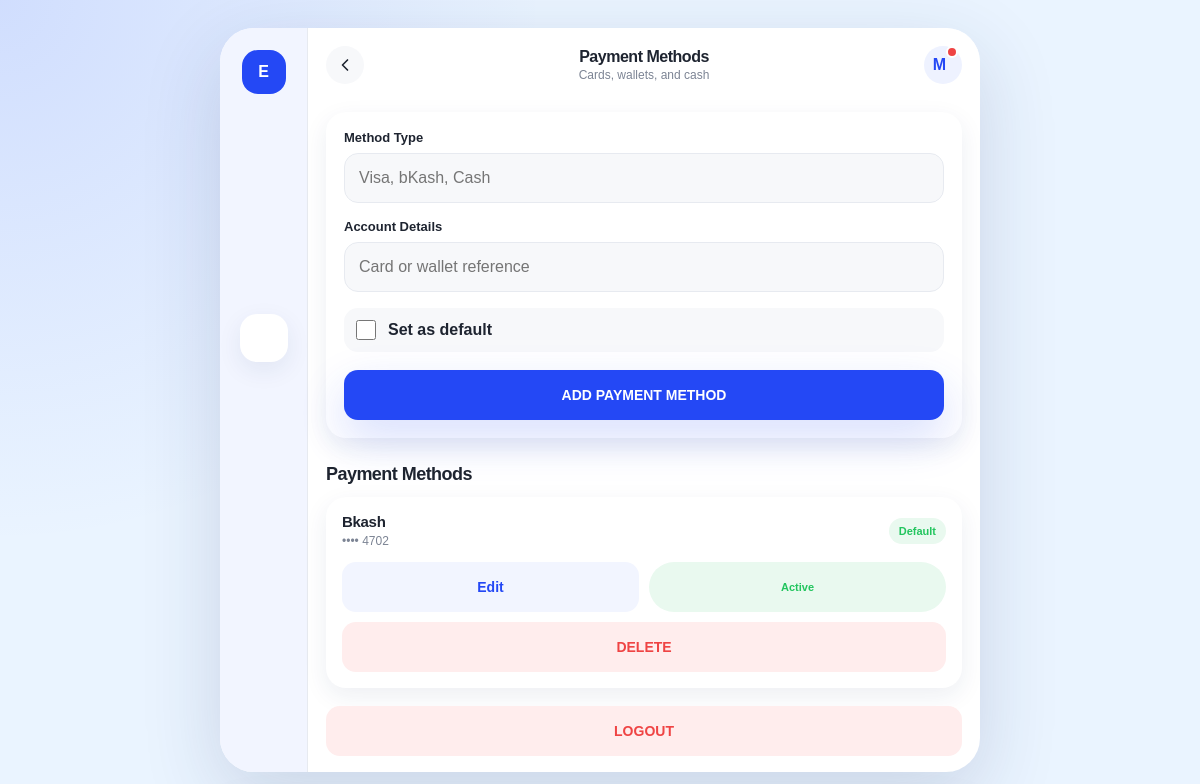
/payment_methods/index.php (signed in), run on the app's committed database.
### tables this page shows
CREATE TABLE `payment_method` (
  `payment_method_id` int(11) NOT NULL,
  `method_type` varchar(30) NOT NULL,
  `account_details` varchar(255) DEFAULT NULL,
  `is_default` tinyint(1) DEFAULT 0,
  `expense_id` int(11) DEFAULT NULL,
  `user_id` int(11) DEFAULT NULL
);

### payment_methods/index.php (the view, shortened to what this page needs)
<?php
require_once "../config/database.php";
$user_id = (int) $_SESSION["user_id"];
function mask_detail($value) {
    $value = trim((string) $value);
    $last = substr($value, -4);
    return "•••• " . $last;
}
$edit_method = null;
$stmt = $conn->prepare("SELECT * FROM payment_method WHERE user_id = ? ORDER BY is_default DESC, method_type");
$stmt->bind_param("i", $user_id); $stmt->execute(); $methods = $stmt->get_result();
include "../includes/header.php";
?>
<form class="form-card" method="POST">
    <div class="form-group"><label for="method_type">Method Type</label><input id="method_type" name="method_type" value="<?= htmlspecialchars($edit_method["method_type"] ?? "") ?>" placeholder="Visa, bKash, Cash" required></div>
    <div class="form-group"><label for="account_details">Account Details</label><input id="account_details" name="account_details" value="<?= htmlspecialchars($edit_method["account_details"] ?? "") ?>" placeholder="Card or wallet reference"></div>
    <label class="participant-row"><input type="checkbox" name="is_default" value="1" <?= !empty($edit_method["is_default"]) ? "checked" : "" ?>> Set as default</label>
    <br>
    <button class="primary-button full-width" type="submit"><?= $edit_method ? "SAVE PAYMENT METHOD" : "ADD PAYMENT METHOD" ?></button>
</form>
<div class="section-header"><h2>Payment Methods</h2></div>
<div class="card-list">
    <?php if ($methods->num_rows > 0): while ($m = $methods->fetch_assoc()): ?>
        <article class="payment-card">
            <div class="row-top"><div><h3><?= htmlspecialchars($m["method_type"]) ?></h3><p class="group-meta"><?= htmlspecialchars(mask_detail($m["account_details"])) ?></p></div><?php if ($m["is_default"]): ?><span class="badge success">Default</span><?php endif; ?></div>
            <div class="group-stats">
                <a class="secondary-button" href="index.php?edit_id=<?= (int) $m["payment_method_id"] ?>">Edit</a>
                <?php if (!$m["is_default"]): ?>
                    <form method="POST"><input type="hidden" name="action" value="default"><input type="hidden" name="payment_method_id" value="<?= (int) $m["payment_method_id"] ?>"><button class="secondary-button full-width" type="submit">Default</button></form>
                <?php else: ?>
                    <span class="badge success" style="justify-content:center;">Active</span>
                <?php endif; ?>
            </div>
            <form method="POST" data-confirm="Delete this payment method?" style="margin-top:10px;"><button class="danger-button full-width" type="submit">DELETE</button></form>
        </article>
    <?php endwhile; else: ?>
        <div class="empty-state"><h3>No payment methods</h3><p>Add a card, wallet, or cash account reference.</p></div>
    <?php endif; ?>
</div>
<br>
<a class="danger-button full-width" href="../logout.php">LOGOUT</a>
<?php include "../includes/footer.php"; ?>

### css/style.css (style rules this page uses)
:root { --primary: #2448f5; --primary-dark: #1939d6; --primary-light: #eef2ff; --background: #ffffff; --surface: #f7f8fa; --surface-blue: #f2f5ff; --text-primary: #1e2430; --text-secondary: #7c8494; --text-muted: #a7aebb; --border: #e7eaf0; --success: #22c55e; --warning: #f59e0b; --danger: #ef4444; --shadow: 0 8px 25px rgba(30, 50, 100, 0.08); --shadow-strong: 0 18px 45px rgba(36, 72, 245, 0.18); --radius-sm: 8px; --radius-md: 14px; --radius-lg: 20px; --radius-xl: 28px; --app-width: 460px; }
* { box-sizing: border-box; margin: 0; padding: 0; }
html { scroll-behavior: smooth; }
body { min-height: 100vh; background: radial-gradient(circle at top left, rgba(36, 72, 245, 0.13), transparent 34rem), #eaf4ff; color: var(--text-primary); font-family: "Trebuchet MS", Arial, Helvetica, sans-serif; }
a { color: inherit; text-decoration: none; }
button, input, select, textarea { font: inherit; }
button { cursor: pointer; }
.section-header { display: flex; align-items: center; justify-content: space-between; gap: 12px; margin: 26px 0 12px; }
.section-header h2 { font-size: 18px; letter-spacing: -0.03em; }
.card, .summary-card, .mini-card, .form-card, .transaction-row, .group-card, .user-row, .notification-card, .payment-card { border-radius: var(--radius-lg); background: white; box-shadow: var(--shadow); }
.card-list { display: grid; gap: 12px; }
.group-card, .payment-card, .notification-card { display: block; padding: 16px; }
.group-card-top, .row-top { display: flex; align-items: center; justify-content: space-between; gap: 12px; }
.group-card h3, .transaction-row h3, .user-row h3, .payment-card h3, .notification-card h3 { font-size: 15px; letter-spacing: -0.02em; }
.group-meta, .row-meta, .transaction-meta { margin-top: 4px; color: var(--text-secondary); font-size: 12px; }
.group-stats { display: grid; grid-template-columns: 1fr 1fr; gap: 10px; margin-top: 14px; }
.badge { display: inline-flex; align-items: center; min-height: 26px; padding: 5px 10px; border-radius: 999px; background: var(--primary-light); color: var(--primary); font-size: 11px; font-weight: 900; }
.badge.success { background: #e9f9ef; color: var(--success); }
.form-card { padding: 18px; }
.form-group { margin-bottom: 16px; }
.form-group label { display: block; margin-bottom: 8px; font-size: 13px; font-weight: 800; }
.form-group input, .form-group select, .form-group textarea { width: 100%; min-height: 50px; padding: 13px 14px; border: 1px solid var(--border); border-radius: var(--radius-md); outline: none; background: var(--surface); color: var(--text-primary); font-size: 16px; }
.btn, .primary-button, .secondary-button, .danger-button { display: inline-flex; min-height: 50px; align-items: center; justify-content: center; gap: 8px; padding: 0 18px; border: 0; border-radius: var(--radius-md); font-size: 14px; font-weight: 900; transition: transform 180ms ease, box-shadow 180ms ease, background 180ms ease; }
.primary-button, .btn-primary { background: var(--primary); color: white; box-shadow: var(--shadow-strong); }
.secondary-button, .btn { background: var(--surface-blue); color: var(--primary); }
.danger-button { background: #ffeded; color: var(--danger); }
.full-width { width: 100%; }
.participant-row { display: flex; align-items: center; gap: 12px; padding: 12px; border-radius: var(--radius-md); background: var(--surface); font-weight: 800; }
.participant-row input { width: 20px; height: 20px; accent-color: var(--primary); }
@media (min-width: 900px) { body { padding: 28px 0; } }

### data on the page
payment_method: method_type "Bkash", account_details "•••• 4702", is_default "Default"

### other printed values
$pageTitle "Payment Methods"
$pageSubtitle "Cards, wallets, and cash"
$userInitial "M"
